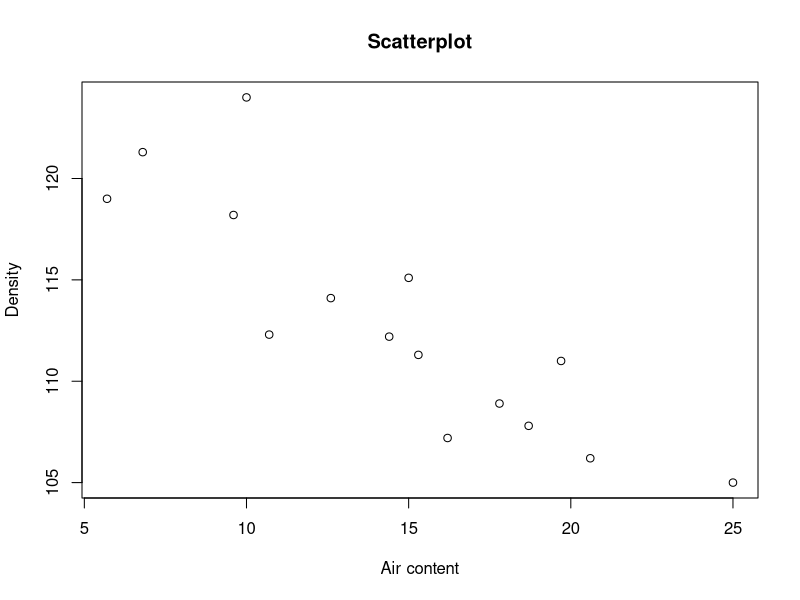

Generate this figure with R:
#Ex12.11, Page 494
#Answers may vary slightly due to rounding off of values

x<-c(5.7,6.8,9.6,10.0,10.7,12.6,14.4,15.0,15.3,16.2,17.8,18.7,19.7,20.6,25.0)
y<-c(119.0,121.3,118.2,124.0,112.3,114.1,112.2,115.1,111.3,107.2,108.9,107.8,111.0,106.2,105.0)

plot(x,y,main="Scatterplot",xlab="Air content",ylab="Density")

n<-length(x)
xi<-sum(x)
yi<-sum(y)
#To find sum of xi^2, yi^2 and xi*yi
xi2<-sum(x^2)
yi2<-sum(y^2)
xiyi<-sum(x*y)

#To find Sxx and Sxy
Sxx<-xi2-(xi^2)/length(x)
Sxy<-xiyi-(yi*xi)/length(y)
print(paste("Sxx:",Sxx))
print(paste("Sxy:",Sxy))

#To find beta1 and beta0
xbar<-mean(x)
ybar<-mean(y)
beta1<-Sxy/Sxx
beta0<-ybar-beta1*xbar
print(paste("Beta1:",beta1))
print(paste("Beta0:",beta0))

#To find SSE
SSE<-yi2-beta0*yi-beta1*xiyi
print(paste("SSE:",SSE))

#To find SST
SST<-yi2-yi^2/n
print(paste("SST:",SST))

#To find r^2
r2<-1-(SSE/SST)
print(paste("r^2:",r2))

I<-15
J<-2
df<-I-J

#s^2
s2<-SSE/df
s<-sqrt(s2)

#Estimated standard deviation of beta1
sb<-s/sqrt(Sxx)
print(paste("Estimated standard deviation of beta1:",sb))

alpha<-0.05
t<-qt(1-alpha/2,df)

#To find confidence intervals
l<-beta1-t*sb
r<-beta1+t*sb
print(paste("Left endpoint of confidence interval:",l))
print(paste("Right endpoint of confidence interval:",r))

#To display analysis of variance and parameter estimates
model<-lm(y~x)
cat("\nParameter estimates\n")
print(summary(model))
cat("\nANOVA table:\n")
print(summary(aov(model)))
a<-predict(model)
print(paste("Predict values:"))
print(a)
print(paste("Residuals:"))
print(resid(model))
